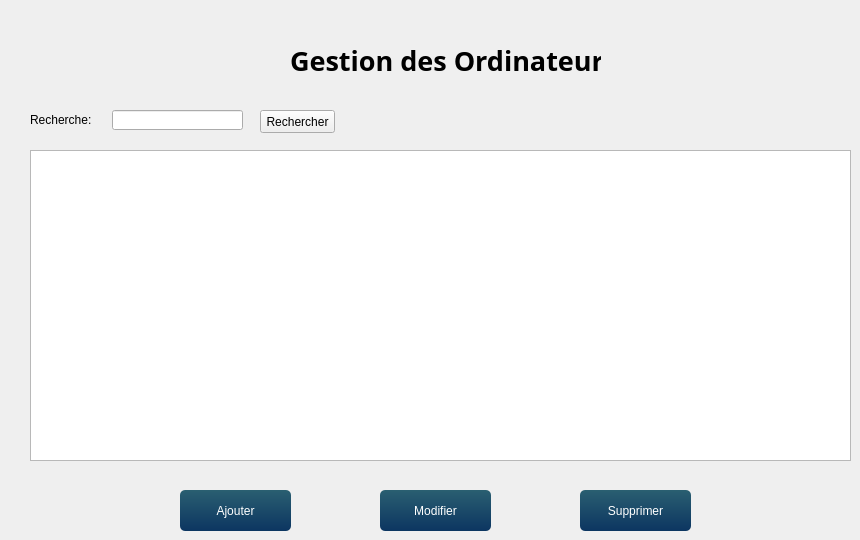
   <widget class="QWidget" name="page">
    <widget class="QLineEdit" name="MacpcRecherche">
     <property name="geometry">
      <rect>
       <x>112</x>
       <y>110</y>
       <width>131</width>
       <height>20</height>
      </rect>
     </property>
     <property name="inputMask">
      <string/>
     </property>
    </widget>
    <widget class="QLabel" name="label_4">
     <property name="geometry">
      <rect>
       <x>290</x>
       <y>40</y>
       <width>311</width>
       <height>41</height>
      </rect>
     </property>
     <property name="font">
      <font>
       <family>Script MT Bold</family>
       <pointsize>20</pointsize>
       <weight>75</weight>
       <bold>true</bold>
      </font>
     </property>
     <property name="text">
      <string>Gestion des Ordinateurs</string>
     </property>
    </widget>
    <widget class="QPushButton" name="AjouterOrdinateur">
     <property name="geometry">
      <rect>
       <x>180</x>
       <y>490</y>
       <width>111</width>
       <height>41</height>
      </rect>
     </property>
     <property name="styleSheet">
      <string notr="true">QPushButton{
	background-color: qlineargradient(spread:pad, x1:1, y1:0, x2:1, y2:1, stop:0 rgba(42, 95, 113, 255),stop:1 rgba(12, 53, 97, 255));
	color: #fff;
	border: 0px;
	border-radius: 5px;
	padding: 5px;
}

QPushButton::hover
{
	background-color: qlineargradient(spread:pad, x1:1, y1:0, x2:1, y2:1, stop:0 rgba(167, 214, 50, 255),stop:1 rgba(98, 169, 67, 255));
	color: #fff;

}
QPushButton::pressed
{
	background-color: qlineargradient(spread:pad, x1:1, y1:0, x2:1, y2:1, stop:0 rgba(147, 194, 30, 255),stop:1 rgba(78, 149, 47, 255));
	color: #fff;
	border: 0px;
	border-radius: 5px;
	padding: 5px;

}</string>
     </property>
     <property name="text">
      <string>Ajouter</string>
     </property>
    </widget>
    <widget class="QTableView" name="AfficherOrdTab">
     <property name="geometry">
      <rect>
       <x>30</x>
       <y>150</y>
       <width>821</width>
       <height>311</height>
      </rect>
     </property>
    </widget>
    <widget class="QLabel" name="label_72">
     <property name="geometry">
      <rect>
       <x>30</x>
       <y>110</y>
       <width>71</width>
       <height>20</height>
      </rect>
     </property>
     <property name="text">
      <string>Recherche:</string>
     </property>
    </widget>
    <widget class="QPushButton" name="PcSearch_3">
     <property name="geometry">
      <rect>
       <x>260</x>
       <y>110</y>
       <width>75</width>
       <height>23</height>
      </rect>
     </property>
     <property name="text">
      <string>Rechercher</string>
     </property>
    </widget>
    <widget class="QPushButton" name="SupprimerOrdinateur">
     <property name="geometry">
      <rect>
       <x>580</x>
       <y>490</y>
       <width>111</width>
       <height>41</height>
      </rect>
     </property>
     <property name="styleSheet">
      <string notr="true">QPushButton{
	background-color: qlineargradient(spread:pad, x1:1, y1:0, x2:1, y2:1, stop:0 rgba(42, 95, 113, 255),stop:1 rgba(12, 53, 97, 255));
	color: #fff;
	border: 0px;
	border-radius: 5px;
	padding: 5px;
}

QPushButton::hover
{
	background-color: qlineargradient(spread:pad, x1:1, y1:0, x2:1, y2:1, stop:0 rgba(167, 214, 50, 255),stop:1 rgba(98, 169, 67, 255));
	color: #fff;

}
QPushButton::pressed
{
	background-color: qlineargradient(spread:pad, x1:1, y1:0, x2:1, y2:1, stop:0 rgba(147, 194, 30, 255),stop:1 rgba(78, 149, 47, 255));
	color: #fff;
	border: 0px;
	border-radius: 5px;
	padding: 5px;

}</string>
     </property>
     <property name="text">
      <string>Supprimer</string>
     </property>
    </widget>
    <widget class="QPushButton" name="PcSearch">
     <property name="geometry">
      <rect>
       <x>380</x>
       <y>490</y>
       <width>111</width>
       <height>41</height>
      </rect>
     </property>
     <property name="styleSheet">
      <string notr="true">QPushButton{
	background-color: qlineargradient(spread:pad, x1:1, y1:0, x2:1, y2:1, stop:0 rgba(42, 95, 113, 255),stop:1 rgba(12, 53, 97, 255));
	color: #fff;
	border: 0px;
	border-radius: 5px;
	padding: 5px;
}

QPushButton::hover
{
	background-color: qlineargradient(spread:pad, x1:1, y1:0, x2:1, y2:1, stop:0 rgba(167, 214, 50, 255),stop:1 rgba(98, 169, 67, 255));
	color: #fff;

}
QPushButton::pressed
{
	background-color: qlineargradient(spread:pad, x1:1, y1:0, x2:1, y2:1, stop:0 rgba(147, 194, 30, 255),stop:1 rgba(78, 149, 47, 255));
	color: #fff;
	border: 0px;
	border-radius: 5px;
	padding: 5px;

}</string>
     </property>
     <property name="text">
      <string>Modifier</string>
     </property>
    </widget>
   </widget>
